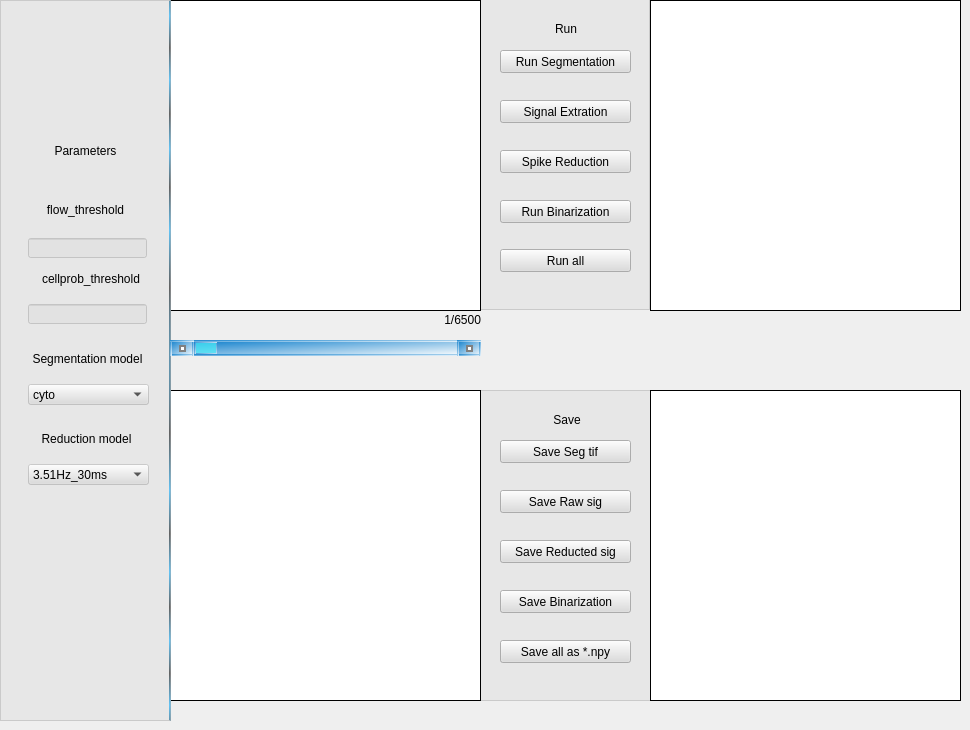
       <widget class="QWidget" name="tab_2">
        <attribute name="title">
         <string>Data Process</string>
        </attribute>
        <widget class="QFrame" name="frame_4">
         <property name="geometry">
          <rect>
           <x>0</x>
           <y>0</y>
           <width>171</width>
           <height>721</height>
          </rect>
         </property>
         <property name="styleSheet">
          <string notr="true">background-color:rgba(220, 220, 220, 120);
border-right:2px solid qradialgradient(spread:repeat, cx:0.5, cy:0.5, radius:0.077, fx:0.5, fy:0.5, stop:0 rgba(0, 169, 255, 147), stop:0.497326 rgba(0, 0, 0, 147), stop:1 rgba(0, 169, 255, 147));</string>
         </property>
         <property name="frameShape">
          <enum>QFrame::StyledPanel</enum>
         </property>
         <property name="frameShadow">
          <enum>QFrame::Raised</enum>
         </property>
         <widget class="QLabel" name="label_9">
          <property name="geometry">
           <rect>
            <x>30</x>
            <y>140</y>
            <width>111</width>
            <height>21</height>
           </rect>
          </property>
          <property name="styleSheet">
           <string notr="true">background:transparent;
font: 75 12pt &quot;Adobe Gothic Std B&quot;;
border:none;</string>
          </property>
          <property name="text">
           <string>Parameters</string>
          </property>
          <property name="alignment">
           <set>Qt::AlignCenter</set>
          </property>
         </widget>
         <widget class="QLabel" name="label_10">
          <property name="geometry">
           <rect>
            <x>40</x>
            <y>200</y>
            <width>91</width>
            <height>20</height>
           </rect>
          </property>
          <property name="styleSheet">
           <string notr="true">background:transparent;
border:none;
font: 9pt &quot;微软雅黑&quot;;</string>
          </property>
          <property name="text">
           <string>flow_threshold</string>
          </property>
          <property name="alignment">
           <set>Qt::AlignCenter</set>
          </property>
         </widget>
         <widget class="QLineEdit" name="lineEdit_5">
          <property name="geometry">
           <rect>
            <x>28</x>
            <y>238</y>
            <width>119</width>
            <height>20</height>
           </rect>
          </property>
         </widget>
         <widget class="QLabel" name="label_11">
          <property name="geometry">
           <rect>
            <x>37</x>
            <y>270</y>
            <width>108</width>
            <height>17</height>
           </rect>
          </property>
          <property name="styleSheet">
           <string notr="true">background:transparent;
border:none;
font: 9pt &quot;微软雅黑&quot;;</string>
          </property>
          <property name="text">
           <string>cellprob_threshold</string>
          </property>
          <property name="alignment">
           <set>Qt::AlignCenter</set>
          </property>
         </widget>
         <widget class="QLineEdit" name="lineEdit_6">
          <property name="geometry">
           <rect>
            <x>28</x>
            <y>304</y>
            <width>119</width>
            <height>20</height>
           </rect>
          </property>
         </widget>
         <widget class="QLabel" name="label_13">
          <property name="geometry">
           <rect>
            <x>27</x>
            <y>350</y>
            <width>121</width>
            <height>17</height>
           </rect>
          </property>
          <property name="styleSheet">
           <string notr="true">background:transparent;
border:none;
font: 9pt &quot;微软雅黑&quot;;</string>
          </property>
          <property name="text">
           <string>Segmentation model</string>
          </property>
          <property name="alignment">
           <set>Qt::AlignCenter</set>
          </property>
         </widget>
         <widget class="QComboBox" name="comboBox">
          <property name="geometry">
           <rect>
            <x>28</x>
            <y>384</y>
            <width>121</width>
            <height>21</height>
           </rect>
          </property>
          <property name="styleSheet">
           <string notr="true">font: 9pt &quot;微软雅黑&quot;;</string>
          </property>
          <item>
           <property name="text">
            <string>cyto</string>
           </property>
          </item>
          <item>
           <property name="text">
            <string>cyto2</string>
           </property>
          </item>
         </widget>
         <widget class="QLabel" name="label_14">
          <property name="geometry">
           <rect>
            <x>37</x>
            <y>430</y>
            <width>99</width>
            <height>17</height>
           </rect>
          </property>
          <property name="styleSheet">
           <string notr="true">background:transparent;
border:none;
font: 9pt &quot;微软雅黑&quot;;</string>
          </property>
          <property name="text">
           <string>Reduction model</string>
          </property>
          <property name="alignment">
           <set>Qt::AlignCenter</set>
          </property>
         </widget>
         <widget class="QComboBox" name="comboBox_2">
          <property name="geometry">
           <rect>
            <x>28</x>
            <y>464</y>
            <width>121</width>
            <height>21</height>
           </rect>
          </property>
          <property name="styleSheet">
           <string notr="true">font: 9pt &quot;微软雅黑&quot;;</string>
          </property>
          <item>
           <property name="text">
            <string>3.51Hz_30ms</string>
           </property>
          </item>
         </widget>
        </widget>
        <widget class="QFrame" name="frame_5">
         <property name="geometry">
          <rect>
           <x>170</x>
           <y>0</y>
           <width>311</width>
           <height>311</height>
          </rect>
         </property>
         <property name="styleSheet">
          <string notr="true">background-color:white;
border:1px solid black;
border-left:none;
margin-left:1px;</string>
         </property>
         <property name="frameShape">
          <enum>QFrame::StyledPanel</enum>
         </property>
         <property name="frameShadow">
          <enum>QFrame::Raised</enum>
         </property>
        </widget>
        <widget class="QFrame" name="frame_6">
         <property name="geometry">
          <rect>
           <x>650</x>
           <y>0</y>
           <width>311</width>
           <height>311</height>
          </rect>
         </property>
         <property name="styleSheet">
          <string notr="true">background-color:white;
border:1px solid black</string>
         </property>
         <property name="frameShape">
          <enum>QFrame::StyledPanel</enum>
         </property>
         <property name="frameShadow">
          <enum>QFrame::Raised</enum>
         </property>
        </widget>
        <widget class="QFrame" name="frame_8">
         <property name="geometry">
          <rect>
           <x>170</x>
           <y>390</y>
           <width>311</width>
           <height>311</height>
          </rect>
         </property>
         <property name="styleSheet">
          <string notr="true">background-color:white;
border:1px solid black;
border-left:none;
margin-left:1px</string>
         </property>
         <property name="frameShape">
          <enum>QFrame::StyledPanel</enum>
         </property>
         <property name="frameShadow">
          <enum>QFrame::Raised</enum>
         </property>
        </widget>
        <widget class="QFrame" name="frame_9">
         <property name="geometry">
          <rect>
           <x>650</x>
           <y>390</y>
           <width>311</width>
           <height>311</height>
          </rect>
         </property>
         <property name="styleSheet">
          <string notr="true">background-color:white;
border:1px solid black</string>
         </property>
         <property name="frameShape">
          <enum>QFrame::StyledPanel</enum>
         </property>
         <property name="frameShadow">
          <enum>QFrame::Raised</enum>
         </property>
        </widget>
        <widget class="QPushButton" name="pushButton_11">
         <property name="geometry">
          <rect>
           <x>500</x>
           <y>440</y>
           <width>131</width>
           <height>23</height>
          </rect>
         </property>
         <property name="styleSheet">
          <string notr="true">background-color:rgba(220, 220, 220, 200);


font: 9pt &quot;微软雅黑&quot;;</string>
         </property>
         <property name="text">
          <string>Save Seg tif</string>
         </property>
        </widget>
        <widget class="QPushButton" name="pushButton_12">
         <property name="geometry">
          <rect>
           <x>500</x>
           <y>490</y>
           <width>131</width>
           <height>23</height>
          </rect>
         </property>
         <property name="styleSheet">
          <string notr="true">background-color:rgba(220, 220, 220, 200);


font: 9pt &quot;微软雅黑&quot;;</string>
         </property>
         <property name="text">
          <string>Save Raw sig</string>
         </property>
        </widget>
        <widget class="QPushButton" name="pushButton_13">
         <property name="geometry">
          <rect>
           <x>500</x>
           <y>540</y>
           <width>131</width>
           <height>23</height>
          </rect>
         </property>
         <property name="styleSheet">
          <string notr="true">background-color:rgba(220, 220, 220, 200);


font: 9pt &quot;微软雅黑&quot;;</string>
         </property>
         <property name="text">
          <string>Save Reducted sig</string>
         </property>
        </widget>
        <widget class="QPushButton" name="pushButton_14">
         <property name="geometry">
          <rect>
           <x>500</x>
           <y>590</y>
           <width>131</width>
           <height>23</height>
          </rect>
         </property>
         <property name="styleSheet">
          <string notr="true">background-color:rgba(220, 220, 220, 200);


font: 9pt &quot;微软雅黑&quot;;</string>
         </property>
         <property name="text">
          <string>Save Binarization</string>
         </property>
        </widget>
        <widget class="QPushButton" name="pushButton_15">
         <property name="geometry">
          <rect>
           <x>500</x>
           <y>640</y>
           <width>131</width>
           <height>23</height>
          </rect>
         </property>
         <property name="styleSheet">
          <string notr="true">background-color:rgba(220, 220, 220, 200);


font: 9pt &quot;微软雅黑&quot;;</string>
         </property>
         <property name="text">
          <string>Save all as *.npy</string>
         </property>
        </widget>
        <widget class="QFrame" name="frame_10">
         <property name="geometry">
          <rect>
           <x>479</x>
           <y>-1</y>
           <width>171</width>
           <height>311</height>
          </rect>
         </property>
         <property name="styleSheet">
          <string notr="true">background-color:rgba(220, 220, 220, 120);</string>
         </property>
         <property name="frameShape">
          <enum>QFrame::StyledPanel</enum>
         </property>
         <property name="frameShadow">
          <enum>QFrame::Raised</enum>
         </property>
         <widget class="QLabel" name="label_12">
          <property name="geometry">
           <rect>
            <x>60</x>
            <y>20</y>
            <width>54</width>
            <height>20</height>
           </rect>
          </property>
          <property name="styleSheet">
           <string notr="true">font: 75 12pt &quot;Adobe Gothic Std B&quot;;
background:transparent</string>
          </property>
          <property name="text">
           <string>Run</string>
          </property>
          <property name="alignment">
           <set>Qt::AlignCenter</set>
          </property>
         </widget>
         <widget class="QPushButton" name="pushButton_16">
          <property name="geometry">
           <rect>
            <x>21</x>
            <y>250</y>
            <width>131</width>
            <height>23</height>
           </rect>
          </property>
          <property name="styleSheet">
           <string notr="true">background-color:rgba(220, 220, 220, 200);


font: 9pt &quot;微软雅黑&quot;;</string>
          </property>
          <property name="text">
           <string>Run all</string>
          </property>
         </widget>
         <widget class="QPushButton" name="pushButton_8">
          <property name="geometry">
           <rect>
            <x>21</x>
            <y>151</y>
            <width>131</width>
            <height>23</height>
           </rect>
          </property>
          <property name="styleSheet">
           <string notr="true">background-color:rgba(220, 220, 220, 200);


font: 9pt &quot;微软雅黑&quot;;</string>
          </property>
          <property name="text">
           <string>Spike Reduction</string>
          </property>
         </widget>
         <widget class="QPushButton" name="pushButton_7">
          <property name="geometry">
           <rect>
            <x>21</x>
            <y>51</y>
            <width>131</width>
            <height>23</height>
           </rect>
          </property>
          <property name="styleSheet">
           <string notr="true">background-color:rgba(220, 220, 220, 200);


font: 9pt &quot;微软雅黑&quot;;</string>
          </property>
          <property name="text">
           <string>Run Segmentation</string>
          </property>
         </widget>
         <widget class="QPushButton" name="pushButton_9">
          <property name="geometry">
           <rect>
            <x>21</x>
            <y>201</y>
            <width>131</width>
            <height>23</height>
           </rect>
          </property>
          <property name="styleSheet">
           <string notr="true">background-color:rgba(220, 220, 220, 200);


font: 9pt &quot;微软雅黑&quot;;</string>
          </property>
          <property name="text">
           <string>Run Binarization</string>
          </property>
         </widget>
         <widget class="QPushButton" name="pushButton_10">
          <property name="geometry">
           <rect>
            <x>21</x>
            <y>101</y>
            <width>131</width>
            <height>23</height>
           </rect>
          </property>
          <property name="styleSheet">
           <string notr="true">background-color:rgba(220, 220, 220, 200);


font: 9pt &quot;微软雅黑&quot;;</string>
          </property>
          <property name="text">
           <string>Signal Extration</string>
          </property>
         </widget>
        </widget>
        <widget class="QFrame" name="frame_11">
         <property name="geometry">
          <rect>
           <x>480</x>
           <y>390</y>
           <width>171</width>
           <height>311</height>
          </rect>
         </property>
         <property name="styleSheet">
          <string notr="true">background-color:rgba(220, 220, 220, 120);</string>
         </property>
         <property name="frameShape">
          <enum>QFrame::StyledPanel</enum>
         </property>
         <property name="frameShadow">
          <enum>QFrame::Raised</enum>
         </property>
         <widget class="QLabel" name="label_15">
          <property name="geometry">
           <rect>
            <x>60</x>
            <y>20</y>
            <width>54</width>
            <height>20</height>
           </rect>
          </property>
          <property name="styleSheet">
           <string notr="true">font: 75 12pt &quot;Adobe Gothic Std B&quot;;
background:transparent</string>
          </property>
          <property name="text">
           <string>Save</string>
          </property>
          <property name="alignment">
           <set>Qt::AlignCenter</set>
          </property>
         </widget>
        </widget>
        <widget class="QScrollBar" name="horizontalScrollBar_3">
         <property name="geometry">
          <rect>
           <x>170</x>
           <y>340</y>
           <width>311</width>
           <height>16</height>
          </rect>
         </property>
         <property name="styleSheet">
          <string notr="true">QScrollBar:horizontal {
    border: 2px solid qlineargradient(spread:pad, x1:0, y1:0, x2:1, y2:1, stop:0 rgba(8, 123, 202, 255), stop:1 rgba(255, 255, 255, 255));
    background: qlineargradient(spread:pad, x1:0, y1:0, x2:1, y2:1, stop:0 rgba(8, 123, 202, 255), stop:1 rgba(255, 255, 255, 255));
    height: 15px;
    margin: 0px 20px 0 20px;
}
QScrollBar::handle:horizontal {
    background:rgba(79, 253, 255, 150);
    min-width: 20px;
    margin-left:3px;
    margin-right:3px;
    border:0.5px solid;
    border-color: qlineargradient(spread:pad, x1:0, y1:0, x2:1, y2:1, stop:0 rgba(8, 123, 202, 255), stop:1 rgba(255, 255, 255, 255));
}
QScrollBar::add-line:horizontal {
    border: 2px solid qlineargradient(spread:pad, x1:0, y1:0, x2:1, y2:1, stop:0 rgba(8, 123, 202, 255), stop:1 rgba(255, 255, 255, 255));;
    background:qlineargradient(spread:pad, x1:0, y1:0, x2:1, y2:1, stop:0 rgba(8, 123, 202, 255), stop:1 rgba(255, 255, 255, 255));
	
    width: 20px;
    subcontrol-position: right;
    subcontrol-origin: margin;
}

QScrollBar::sub-line:horizontal {
    border: 2px solid qlineargradient(spread:pad, x1:0, y1:0, x2:1, y2:1, stop:0 rgba(8, 123, 202, 255), stop:1 rgba(255, 255, 255, 255));;
    background: qlineargradient(spread:pad, x1:0, y1:0, x2:1, y2:1, stop:0 rgba(8, 123, 202, 255), stop:1 rgba(255, 255, 255, 255));
    width: 20px;
    subcontrol-position: left;
    subcontrol-origin: margin;
}
QScrollBar:left-arrow:horizontal, QScrollBar::right-arrow:horizontal {
    border: 2px solid grey;
    width: 3px;
    height: 3px;
    background: white;
}

QScrollBar::add-page:horizontal, QScrollBar::sub-page:horizontal {
    background: none;
}</string>
         </property>
         <property name="orientation">
          <enum>Qt::Horizontal</enum>
         </property>
        </widget>
        <widget class="QLabel" name="label_18">
         <property name="geometry">
          <rect>
           <x>400</x>
           <y>310</y>
           <width>81</width>
           <height>20</height>
          </rect>
         </property>
         <property name="styleSheet">
          <string notr="true">font: 9pt &quot;微软雅黑&quot;;</string>
         </property>
         <property name="text">
          <string>1/6500</string>
         </property>
         <property name="alignment">
          <set>Qt::AlignRight|Qt::AlignTrailing|Qt::AlignVCenter</set>
         </property>
        </widget>
        <zorder>frame_4</zorder>
        <zorder>frame_11</zorder>
        <zorder>frame_10</zorder>
        <zorder>frame_5</zorder>
        <zorder>frame_6</zorder>
        <zorder>frame_8</zorder>
        <zorder>frame_9</zorder>
        <zorder>pushButton_11</zorder>
        <zorder>pushButton_12</zorder>
        <zorder>pushButton_13</zorder>
        <zorder>pushButton_14</zorder>
        <zorder>pushButton_15</zorder>
        <zorder>horizontalScrollBar_3</zorder>
        <zorder>label_18</zorder>
       </widget>
